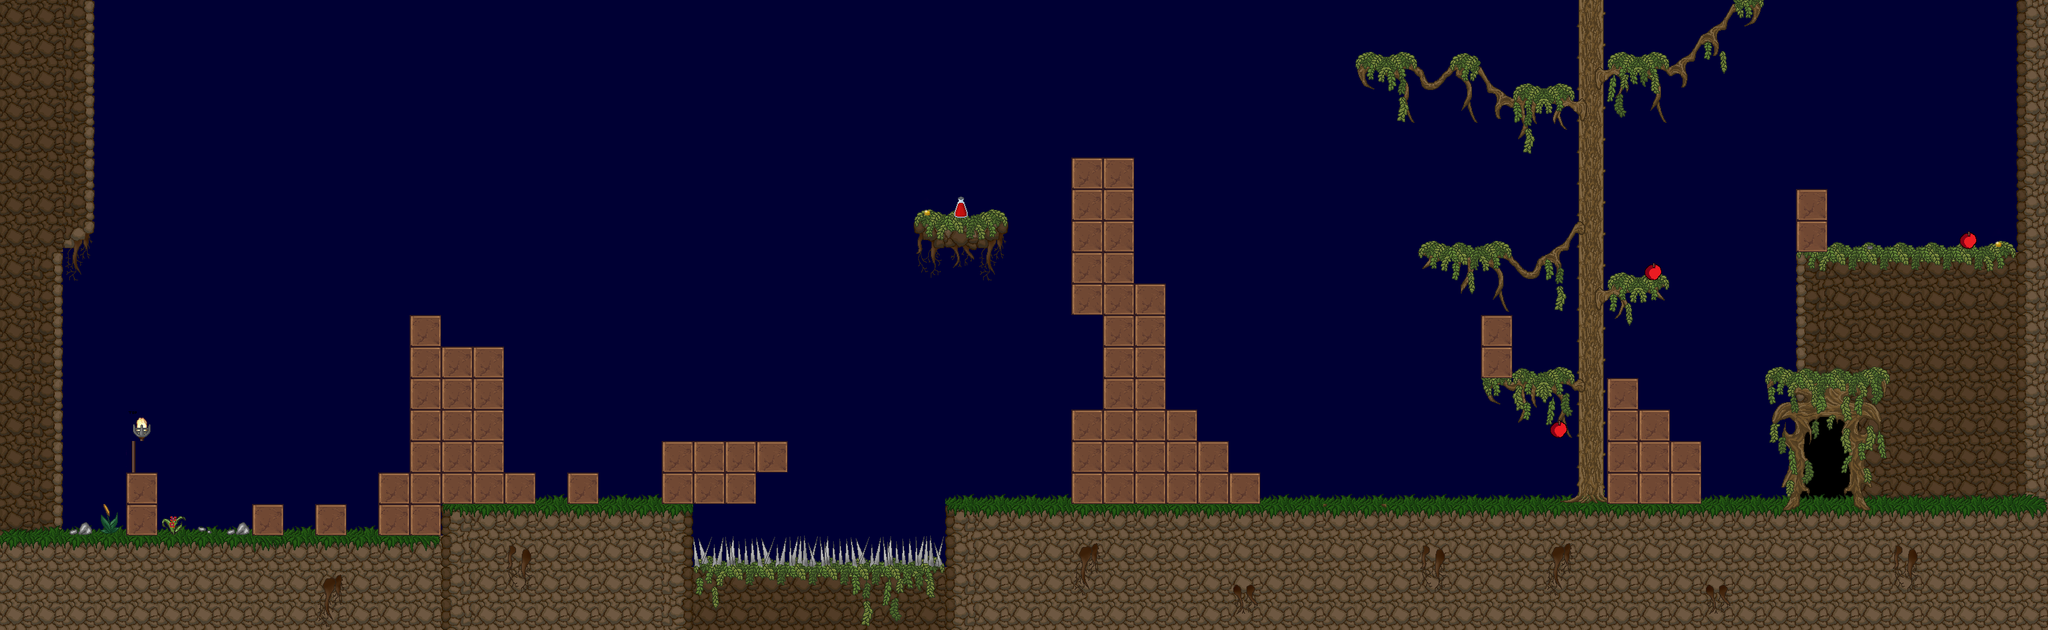

This game map was drawn from its Tiled (.tmx) file and the tilesets committed beside it. A one-line description and the trimmed map source follow:
An orthogonal 65x20 tile map with 50x50 px tiles, 8 tile layers (BG 1, BG 2, BG 3, dynamic destructible, ...), 1 hidden layer not drawn, 4 tilesets and 4 objects.

<map version="1.0" orientation="orthogonal" renderorder="right-down" width="65" height="20" tilewidth="50" tileheight="50" backgroundcolor="#000034" nextobjectid="79">
 <properties>
  <property name="backgroundlayers" value="-1.0,res/level/rockfall/layer_inf.png,3.0,res/level/rockfall/layer_3.png" />
  <property name="dimming" value="0.2" />
  <property name="name" value="Rockfall" />
  <property name="tilesetpath" value="res/level/rockfall/tileset_level_rockfall.png" />
 </properties>
 <tileset firstgid="1" name="tileset_level_forest" tilewidth="50" tileheight="50" spacing="2" margin="1" tilecount="361" columns="19">
  <image source="../tilesets/tileset_level_forest.png" width="1000" height="1000" />
 </tileset>
 <tileset firstgid="362" name="tileset_level_dynamic_tiles" tilewidth="50" tileheight="50" spacing="2" margin="1" tilecount="200" columns="20">
  <image source="../tilesets/tileset_level_dynamic_tiles.png" width="1040" height="520" />
 </tileset>
 <tileset firstgid="562" name="tileset_enemies" tilewidth="50" tileheight="50" spacing="2" margin="1" tilecount="10" columns="5">
  <image source="../tilesets/tileset_enemies.png" width="260" height="104" />
 </tileset>
 <tileset firstgid="572" name="spritesheet_levelitems" tilewidth="50" tileheight="50" tilecount="576" columns="24">
  <image source="../tilesets/spritesheet_levelitems.png" width="1200" height="1200" />
  <tile id="0">
   <properties>
    <property name="id" value="fo_caveberry" />
   </properties>
  </tile>
  <tile id="1">
   <properties>
    <property name="id" value="mi_goldengoblet" />
   </properties>
  </tile>
  <tile id="2">
   <properties>
    <property name="id" value="go_onecoin" />
   </properties>
  </tile>
  <tile id="3">
   <properties>
    <property name="id" value="qe_letter" />
   </properties>
  </tile>
  <tile id="4">
   <properties>
    <property name="id" value="eq_rubyring" />
   </properties>
  </tile>
  <tile id="25">
   <properties>
    <property name="id" value="fo_healingherb" />
   </properties>
  </tile>
  <tile id="26">
   <properties>
    <property name="id" value="fo_glowingshroom" />
   </properties>
  </tile>
  <tile id="27">
   <properties>
    <property name="id" value="go_threecoins" />
   </properties>
  </tile>
  <tile id="28">
   <properties>
    <property name="id" value="fo_water" />
   </properties>
  </tile>
  <tile id="48">
   <properties>
    <property name="id" value="fo_cheese" />
   </properties>
  </tile>
  <tile id="49">
   <properties>
    <property name="id" value="fo_bread" />
   </properties>
  </tile>
  <tile id="50">
   <properties>
    <property name="id" value="fo_lesserhealingpotion" />
   </properties>
  </tile>
  <tile id="51">
   <properties>
    <property name="id" value="fo_rawmeat" />
   </properties>
  </tile>
  <tile id="52">
   <properties>
    <property name="id" value="we_oathbreaker" />
   </properties>
  </tile>
  <tile id="54">
   <properties>
    <property name="id" value="eq_ironring" />
   </properties>
  </tile>
  <tile id="72">
   <properties>
    <property name="id" value="fo_apple" />
   </properties>
  </tile>
  <tile id="75">
   <properties>
    <property name="id" value="fo_roastedmeat" />
   </properties>
  </tile>
 </tileset>
 <layer name="BG 1" width="65" height="20">
  <data>[1300 cells, 477 non-empty, 50 distinct tile ids]</data>
 </layer>
 <layer name="BG 2" width="65" height="20">
  <data>[1300 cells, 170 non-empty, 47 distinct tile ids]</data>
 </layer>
 <layer name="BG 3" width="65" height="20">
  <data>[1300 cells, 53 non-empty, 28 distinct tile ids]</data>
 </layer>
 <layer name="dynamic destructible" width="65" height="20">
  <data>[1300 cells, 77 non-empty, 1 distinct tile ids]</data>
 </layer>
 <layer name="dynamic torch" width="65" height="20">
  <data>[1300 cells, 1 non-empty, 1 distinct tile ids]</data>
 </layer>
 <layer name="dynamic spikesbottom" width="65" height="20">
  <data>[1300 cells, 8 non-empty, 3 distinct tile ids]</data>
 </layer>
 <layer name="collidable" width="65" height="20" visible="0">
  <data>[1300 cells, 318 non-empty, 1 distinct tile ids]</data>
 </layer>
 <layer name="LFG 1" width="65" height="20">
  <data>[1300 cells, 0 non-empty, 0 distinct tile ids]</data>
 </layer>
 <objectgroup name="enemies">
  <object id="74" gid="562" x="2340" y="786" width="50" height="50">
   <properties>
    <property name="fo_rawmeat" value="2" />
   </properties>
  </object>
  <object id="75" gid="562" x="2424" y="786" width="50" height="50">
   <properties>
    <property name="fo_rawmeat" value="2" />
   </properties>
  </object>
  <object id="78" gid="568" x="320" y="756" width="50" height="50">
   <properties>
    <property name="luapath" value="res/behavior/hunter.lua" />
   </properties>
  </object>
 </objectgroup>
 <objectgroup name="levelexits">
  <object id="76" x="2870.5" y="674.5" width="57" height="117">
   <properties>
    <property name="map id" value="res/map/meadows/meadows.tmx" />
    <property name="x" value="2875" />
    <property name="y" value="800" />
   </properties>
  </object>
 </objectgroup>
 <layer name="items" width="65" height="20">
  <data>[1300 cells, 8 non-empty, 5 distinct tile ids]</data>
 </layer>
</map>
